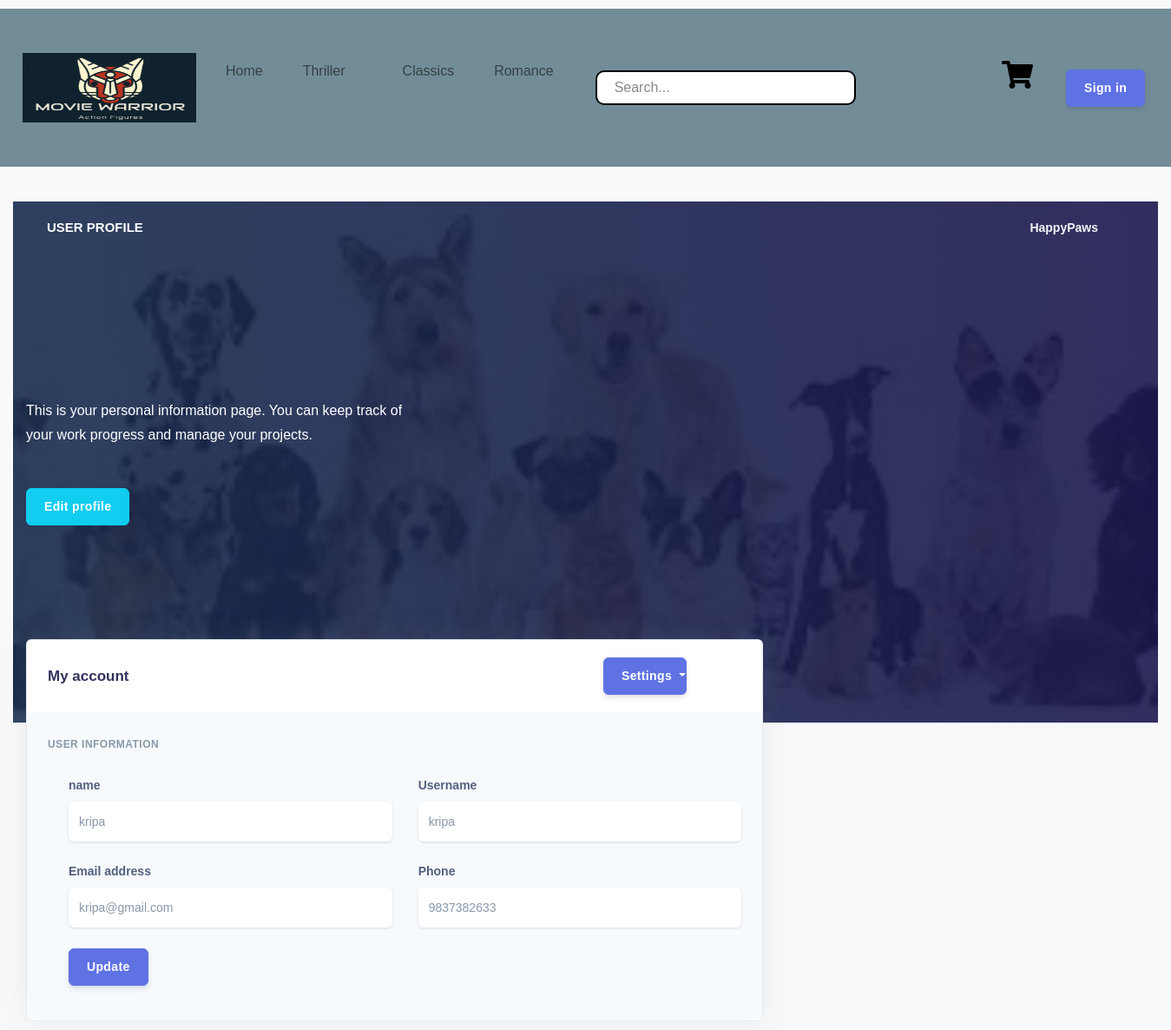
Page /update-account/25/ on the committed database.
### customer/models.py (models this page shows, shortened)
class Customer(models.Model):
    id = models.AutoField(auto_created=True, primary_key=True)
    user = models.OneToOneField(User, on_delete=models.CASCADE, null=True, blank=True)
    name = models.CharField(max_length=200, null=True)
    email = models.CharField(max_length=200, null=True)
    phone = models.CharField(max_length=10, null=True)
    username = models.CharField(max_length=300, null=True, blank=True)
    password = models.CharField(max_length=300, null=True, blank=True)
    date_created = models.DateTimeField(auto_now_add=True, null=True)
    reward_point = models.FloatField(default = 0, null=True, blank=True)

### customer/views.py (the view, shortened to what this page needs)
# urls.py: path('update-account/<int:pk>/', update_account, name='update-account'),
def update_account(request, pk):
    customer = Customer.objects.get(id=pk)
    user = request.user
    form = CustomerForm(request.POST)
    context = {'form': form, 'customer': customer}
    return render(request, 'customer/updateAccount.html', context)

### customer/forms.py
class CustomerForm(ModelForm):
    class Meta:
        model = Customer
        fields = '__all__'

### templates/customer/updateAccount.html (shortened to what this page needs)
{% extends 'rootpage.html' %}
{%load static%}
{% block content %}
<head>
    <link rel="stylesheet" href="{% static 'css/userprofile.css' %}" />
</head>
<br>
<div class="main-content">
    <nav class="navbar navbar-top navbar-expand-md navbar-dark" id="navbar-main">
        <div class="container-fluid">
            <a class="h4 mb-0 text-white text-uppercase d-none d-lg-inline-block" target="_blank">User profile</a>
            <ul class="navbar-nav align-items-center d-none d-md-flex">
                <li class="nav-item dropdown">
                    <a class="nav-link pr-0" href="#" role="button" data-toggle="dropdown" aria-haspopup="true"
                        aria-expanded="false">
                        <div class="media align-items-center">
                            <div class="media-body ml-2 d-none d-lg-block">
                                <span class="mb-0 text-sm  font-weight-bold">HappyPaws</span>
                            </div>
                        </div>
                    </a>
        </div>
</div>
<div class="header pb-8 pt-5 pt-lg-8 d-flex align-items-center"
    style="min-height: 600px; background-size: cover; background-position: center top;">
    <span class="mask bg-gradient-default opacity-8"></span>
    <div class="container-fluid d-flex align-items-center">
        <div class="row">
            <div class="col-lg-7 col-md-10">
                <p class="text-white mt-0 mb-5">This is your personal information page. You can keep track of your
                    work progress and manage your projects.</p>
                <a href="#!" class="btn btn-info">Edit profile</a>
            </div>
        </div>
    </div>
</div>
<div class="container-fluid mt--7">
    <div class="row">
        <div class="col-xl-8 order-xl-1">
            <div class="card bg-secondary shadow">
                <div class="card-header bg-white border-0">
                    <div class="row align-items-center">
                        <div class="col-8">
                            <h3 class="mb-0">My account</h3>
                        </div>
                        <div style="width: 120px; margin-left: 90px;" class="dropdown settings text-right">
                            <button class="btn btn-primary dropdown-toggle " type="button" id="dropdownMenuButton"
                                data-toggle="dropdown" aria-haspopup="true" aria-expanded="false">
                                Settings
                            </button>
                        </div>
                    </div>
                </div>
                <div class="card-body">
                    <form method="post">
                        <h6 class="heading-small text-muted mb-4">User information</h6>
                        <div class="pl-lg-4">
                            <div class="row">
                                <div class="col-lg-6">
                                    <div class="form-group focused">
                                        <label class="form-control-label" >name</label>
                                        <input type="text"
                                            class="form-control form-control-alternative" name="name"
                                            value={{customer.name}}>
                                    </div>
                                </div>
                                <div class="col-lg-6">
                                    <div class="form-group focused">
                                        <label class="form-control-label" for="input-username">Username</label>
                                        <input type="text" id="input-username"
                                            class="form-control form-control-alternative" name="username" placeholder="Username"
                                            value={{customer.username}}>
                                    </div>
                                </div>
                                <div class="col-lg-6">
                                    <div class="form-group">
                                        <label class="form-control-label" for="input-email">Email address</label>
                                        <input type="email" id="input-email"
                                            class="form-control form-control-alternative"
                                            placeholder="HappyPaws@gmail.com" name="email" value="{{customer.email}}">
                                    </div>
                                </div>
                                <div class="col-lg-6">
                                    <div class="form-group">
                                        <label class="form-control-label"  for="input-email">Phone</label>
                                        <input type="text" name="phone" id="input-phone"
                                            class="form-control form-control-alternative"
                                            value="{{customer.phone}}">
                                    </div>
                                </div>
                            </div>
                            <div>
                                    <input type="submit" name="submit"  value="Update" class="btn btn-primary">
                            </div>
                        </div>
                    </form>
                </div>
            </div>
        </div>
    </div>
</div>
</div>
{%endblock%}

### static/css/home.css (style rules this page uses)
* { font-family:Verdana, Geneva, Tahoma, sans-serif }
body { background-color: #fafafa; overflow-x: hidden; }
button { border-radius: 6px; background-color: #ffffff; }
.nav-link { margin-right: 30px; }
.slider img, button { max-width: 100%; display: block; height: auto; margin: 0 auto; }
.card { display: table-cell; vertical-align: bottom; }
.card { border-radius: 5px; }
.btn { border: none; border-radius: 4px; padding: 8px 16px; color: #fff; font-size: 14px; text-align: center; text-decoration: none; cursor: pointer; }
.btn-primary { background-color: #52644f; }

### rows in the picture
Customer: name "kripa", username "kripa", email "kripa@gmail.com", phone "9837382633"
